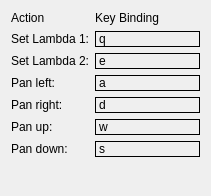
<?xml version="1.0" encoding="UTF-8"?>
<ui version="4.0">
 <class>HelpDialog</class>
 <widget class="QDialog" name="HelpDialog">
  <property name="geometry">
   <rect>
    <x>0</x>
    <y>0</y>
    <width>211</width>
    <height>196</height>
   </rect>
  </property>
  <property name="windowTitle">
   <string>Help Key Bindings</string>
  </property>
  <layout class="QFormLayout" name="formLayout">
   <item row="0" column="0">
    <widget class="QLabel" name="label_2">
     <property name="text">
      <string>Action</string>
     </property>
     <property name="textFormat">
      <enum>Qt::AutoText</enum>
     </property>
    </widget>
   </item>
   <item row="0" column="1">
    <widget class="QLabel" name="label">
     <property name="text">
      <string>Key Binding</string>
     </property>
    </widget>
   </item>
   <item row="1" column="0">
    <widget class="QLabel" name="label_3">
     <property name="text">
      <string>Set Lambda 1:</string>
     </property>
    </widget>
   </item>
   <item row="1" column="1">
    <widget class="QLabel" name="label_key_lambda1">
     <property name="frameShape">
      <enum>QFrame::Panel</enum>
     </property>
     <property name="text">
      <string>q</string>
     </property>
    </widget>
   </item>
   <item row="2" column="0">
    <widget class="QLabel" name="label_4">
     <property name="text">
      <string>Set Lambda 2:</string>
     </property>
    </widget>
   </item>
   <item row="2" column="1">
    <widget class="QLabel" name="label_key_lambda2">
     <property name="frameShape">
      <enum>QFrame::Panel</enum>
     </property>
     <property name="text">
      <string>e</string>
     </property>
    </widget>
   </item>
   <item row="3" column="0">
    <widget class="QLabel" name="label_5">
     <property name="text">
      <string>Pan left:</string>
     </property>
    </widget>
   </item>
   <item row="3" column="1">
    <widget class="QLabel" name="label_10">
     <property name="frameShape">
      <enum>QFrame::Panel</enum>
     </property>
     <property name="text">
      <string>a</string>
     </property>
    </widget>
   </item>
   <item row="4" column="0">
    <widget class="QLabel" name="label_6">
     <property name="text">
      <string>Pan right:</string>
     </property>
    </widget>
   </item>
   <item row="4" column="1">
    <widget class="QLabel" name="label_12">
     <property name="frameShape">
      <enum>QFrame::Panel</enum>
     </property>
     <property name="text">
      <string>d</string>
     </property>
    </widget>
   </item>
   <item row="5" column="0">
    <widget class="QLabel" name="label_7">
     <property name="text">
      <string>Pan up:</string>
     </property>
    </widget>
   </item>
   <item row="5" column="1">
    <widget class="QLabel" name="label_11">
     <property name="frameShape">
      <enum>QFrame::Panel</enum>
     </property>
     <property name="text">
      <string>w</string>
     </property>
    </widget>
   </item>
   <item row="6" column="0">
    <widget class="QLabel" name="label_8">
     <property name="text">
      <string>Pan down:</string>
     </property>
    </widget>
   </item>
   <item row="6" column="1">
    <widget class="QLabel" name="label_14">
     <property name="frameShape">
      <enum>QFrame::Panel</enum>
     </property>
     <property name="text">
      <string>s</string>
     </property>
    </widget>
   </item>
  </layout>
 </widget>
 <resources/>
 <connections/>
</ui>
